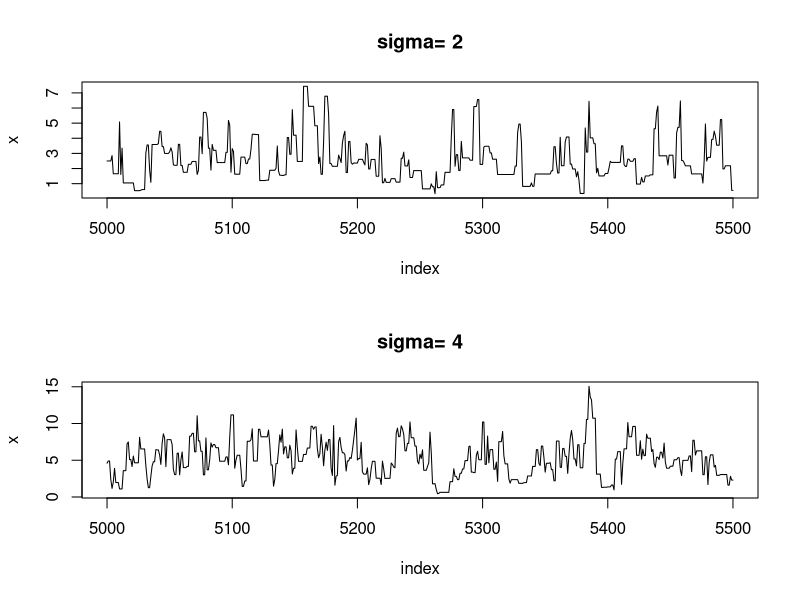

The R source for this figure:
# The following function evaluates the Rayleight density
f <- function(x,sigma=2){
  if (any(x<0)) return(0)
  stopifnot(sigma > 0)
  return((x / sigma^2) * exp( -x^2 / (2*sigma^2) ) ) 
}

par(mfrow=c(2,1))
m <- 10000

for(sigma in c(2,4)){
  set.seed(123456)
  x <- numeric(m)
  x[1] <- rchisq(1,df=1)
  k <- 0
  u <- runif(m)
  
  for(i in 2:m){
    xt <- x[i-1]
    y <- rchisq(1,df=xt) # proposal
    num <- f(y,sigma) * dchisq(xt,df=y)
    den <- f(xt,sigma) * dchisq(y,df=xt)
    if(u[i] <= num/den){ # accepted 
      x[i] <- y 
      } 
    else{ # rejected
      x[i] <- xt
      k <- k+1
    }
  }
  print(k/m)
  
  index <- 5000:5500
  x1 <- x[index]
  plot(index,x1,type='l',main=paste('sigma=',sigma),ylab='x')
}